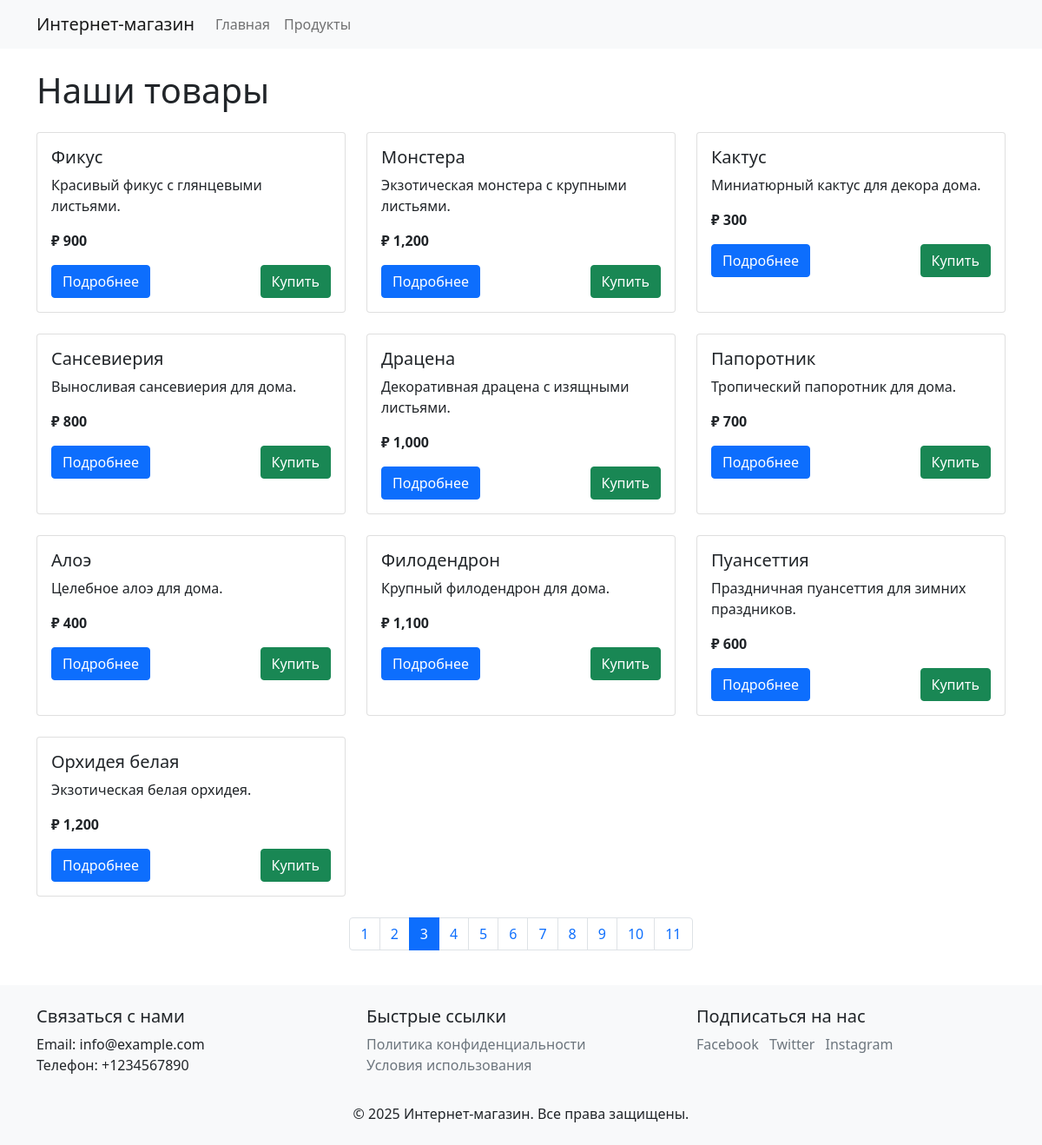
/?page=3, run on the app's committed database.
### tables this page shows
CREATE TABLE up_item (
                         id INT AUTO_INCREMENT PRIMARY KEY,
                         name VARCHAR(255) NOT NULL,
                         description VARCHAR(1000),
                         desc_short VARCHAR(255),
                         price DECIMAL(10, 2) NOT NULL,
                         is_active BOOLEAN DEFAULT TRUE,
                         created_at TIMESTAMP DEFAULT CURRENT_TIMESTAMP,
                         updated_at TIMESTAMP DEFAULT CURRENT_TIMESTAMP ON UPDATE CURRENT_TIMESTAMP
);

### src/Core/Route.php (called while the page is built, shortened)
<?php
class Route
{
    private string $method;
    private string $path;
    private  $callback;
    private string $pattern;
    public function __construct
    (
        string $method,
        string $path,
        callable|array $callback
    )
    {
        $this->method = strtoupper($method);
        $this->path = $path;
        $this->callback = $callback;
    }
    private function processPath(): void
    {
        $this->pattern  = preg_replace_callback
        (
            '/\{(\w+)(?::([^}]+))?\}/',
            function($matches)
            {
                $this->paramNames[] = $matches[1];
                return isset($matches[2]) ? '(' . $matches[2] . ')' : '(\w+)';
            },
            $this->path,
        );
    }
    public function matches(string $method, string $uri): bool
    {
        return
            $this->method === $method
            &&
            preg_match('#^' . $this->pattern . '$#', $uri);
    }
    public function execute(string $uri):? array
    {
        $params = [];
        if (is_array($this->callback))
        {
            [$controllerClass, $method] = $this->callback;
            $controller = new $controllerClass();
            return call_user_func_array([$controller, $method], $params);
        }
        return call_user_func_array($this->callback, $params);
    }
}

### src/Core/View.php (called while the page is built, shortened)
<?php
class View
{
	protected $templatePath;
	public function __construct($templatePath, $params = [])
	{
		$this->templatePath = $templatePath;
	}
	public function render()
	{
		require_once $this->templatePath;
		return ob_get_clean();
	}
	public function __toString()
	{
		return $this->render();
	}
}

### public/index.php (called while the page is built, shortened)
<?php
require_once __DIR__ . '/../src/Core/Autoloader.php';
$router = require_once __DIR__ . '/../src/config/routes.php';
$router->dispatch();

### src/Core/Services/Product/ProductService.php (called while the page is built, shortened)
<?php
class ProductService
{
    private ProductRepository $repository;
    public function __construct(ProductRepository $repository)
    {
        $this->repository = $repository;
    }
    public function getPaginatedProducts(int $page, int $itemsPerPage): array
    {
        $offset = ($page - 1) * $itemsPerPage;
        $products = $this->repository->findAllPaginated($itemsPerPage, $offset);
        return array_map
        (
            fn($product) => $product->toListDTO(), $products
        );
    }
    public function getTotalPages(int $itemsPerPage): int
    {
        $totalProducts = $this->repository->getTotalCount();
        return ceil($totalProducts / $itemsPerPage);
    }
}

### src/Core/Services/Product/ProductRepository.php (called while the page is built, shortened)
<?php
class ProductRepository
{
    private PDO $pdo;
    public function __construct(PDO $pdo)
    {
        $this->pdo = $pdo;
    }
    public function findAllPaginated(int $limit, int $offset): array
    {
        $stmt = $this->pdo->prepare
        ("
				SELECT id, name, price, is_active, created_at, desc_short
				FROM up_item
				WHERE is_active = 1
				GROUP BY id
				ORDER BY created_at DESC
				LIMIT :limit OFFSET :offset
			");
        $stmt->bindValue(':limit', $limit, PDO::PARAM_INT );
        $stmt->bindValue(':offset', $offset, PDO::PARAM_INT );
        $stmt->execute();
        return array_map
        (
            fn($row) => Product::fromDatabase($row),
            $stmt->fetchAll(PDO::FETCH_ASSOC),
        );
    }
    public function getTotalCount(): int
    {
        $stmt = $this->pdo->query('SELECT COUNT(*) FROM up_item');
        return (int)$stmt->fetchColumn();
    }
}

### src/Core/Autoloader.php (called while the page is built, shortened)
<?php
class Autoloader
{
	private static $paths = [];
	public static function addPath($path)
	{
		self::$paths[] = $path;
	}
	public static function register()
	{
		spl_autoload_register(function ($className) {
			$file = str_replace('\\', DIRECTORY_SEPARATOR, $className);
			foreach (self::$paths as $path) {
				$fullPath = $path . $file . '.php';
				if (file_exists($fullPath)) {
					return true;
				}
			}
			return false;
		});
	}
}

### src/Models/Product.php (called while the page is built, shortened)
<?php
class Product
{
    private int $id;
    private string $name;
    private string $desc_short;
    private ?string $price;
    private string $is_active;
    public static function fromDatabase(array $row): self
    {
        $product = new self();
        $product->id = $row['id'];
        $product->name = $row['name'];
        $product->description = $row['description'] ?? '';
        $product->desc_short = $row['desc_short'] ?? '';
        $product->price = $row['price'];
        $product->is_active = $row['is_active'] ?? '';
        $product->created_at = $row['created_at'] ?? 'Y-m-d H:i:s';
        $product->updated_at = $row['updated_at'] ?? 'Y-m-d H:i:s';
        return $product;
    }
    public function toListDTO(): ProductListDTO
    {
        return new ProductListDTO
        (
            $this->id,
            $this->name,
            $this->desc_short,
            $this->price,
            $this->is_active,
        );
    }
}

### src/Views/home/catalog.php (the view)
<div class="row">
    <div class="col-12">
        <h1 class="mb-4">Наши товары</h1>
    </div>
    <?php if (!empty($products)): ?>
        <?php foreach ($products as $product): ?>
            <div class="col-md-4 mb-4">
                <div class="card product-card">
                    <div class="card-body">
                        <h5 class="card-title"><?php echo htmlspecialchars($product->name); ?></h5>
                        <p class="card-text"><?php echo htmlspecialchars($product->desc_short); ?></p>
                        <p class="card-text"><strong>&#8381; <?php echo number_format($product->price); ?></strong></p>
                        <div class="d-flex justify-content-between">
                            <a href="/product/<?php echo $product->id; ?>" class="btn btn-primary">Подробнее</a>
                            <a href="/order/create/<?php echo $product->id; ?>" class="btn btn-success ml-auto">Купить</a>
                        </div>
                    </div>
                </div>
            </div>
        <?php endforeach; ?>
    <?php else: ?>
        <p>No products found.</p>
    <?php endif; ?>
</div>
<?php if ($totalPages > 1): ?>
    <nav aria-label="Product pagination">
        <ul class="pagination justify-content-center">
            <?php for ($i = 1; $i <= $totalPages; $i++): ?>
                <li class="page-item <?php echo $currentPage == $i ? 'active' : ''; ?>">
                    <a class="page-link" href="?page=<?php echo $i; ?>"><?php echo $i; ?></a>
                </li>
            <?php endfor; ?>
        </ul>
    </nav>
<?php endif; ?>

### src/Core/Router.php (shortened to what this page needs)
<?php
class Router
{
    private $routes = [];
    public function addRoute(string $method, string $path, callable|array $callback): Route
    {
        $route = new Route($method, $path, $callback);
        $this->routes[] = $route;
        return $route;
    }
    public function dispatch(): void
    {
        $requestMethod = $_SERVER['REQUEST_METHOD'];
        $requestUri = parse_url($_SERVER['REQUEST_URI'], PHP_URL_PATH);
        foreach ($this->routes as $route)
        {
            if ($route->matches($requestMethod,$requestUri))
            {
                $route->execute($requestUri);
                return;
            }
        }
    }
}

### public/assets/css/style.css (style rules this page uses)
body { min-height: 100vh; display: flex; flex-direction: column; }
.product-card { height: 100%; transition: transform 0.2s; }

### data on the page
up_item: name "Фикус", desc_short "Красивый фикус с глянцевыми листьями.", price "900"
up_item: name "Монстера", desc_short "Экзотическая монстера с крупными листьями.", price "1,200"
up_item: name "Кактус", desc_short "Миниатюрный кактус для декора дома.", price "300"
up_item: name "Сансевиерия", desc_short "Выносливая сансевиерия для дома.", price "800"
up_item: name "Драцена", desc_short "Декоративная драцена с изящными листьями.", price "1,000"
up_item: name "Папоротник", desc_short "Тропический папоротник для дома.", price "700"
up_item: name "Алоэ", desc_short "Целебное алоэ для дома.", price "400"
up_item: name "Филодендрон", desc_short "Крупный филодендрон для дома.", price "1,100"
up_item: name "Пуансеттия", desc_short "Праздничная пуансеттия для зимних праздников.", price "600"
up_item: name "Орхидея белая", desc_short "Экзотическая белая орхидея.", price "1,200"
